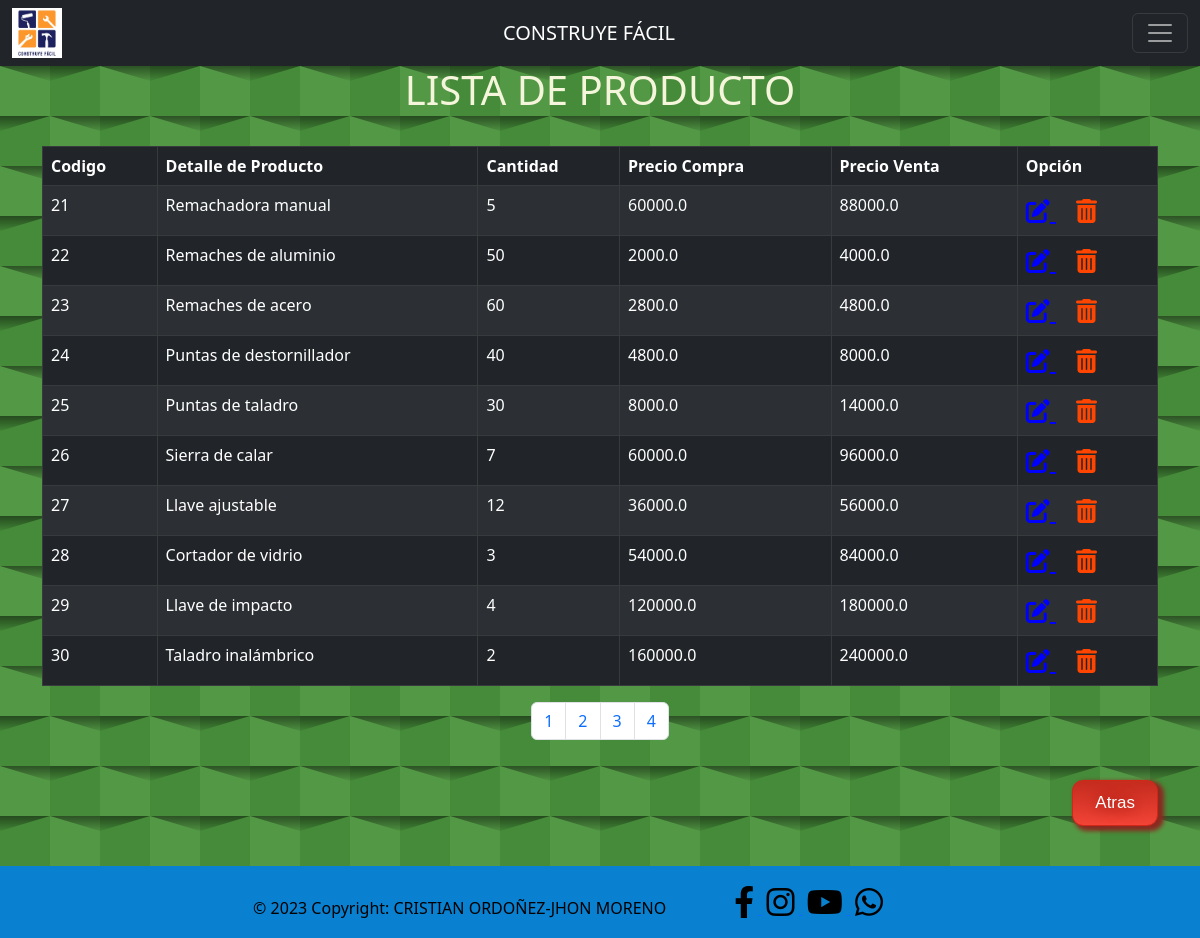
The page /productos/listar-productos/2 (signed in) on the database its author committed.
### tables this page shows
CREATE TABLE "producto" (
	"id_prod"	INTEGER,
	"det_prod"	TEXT,
	"cant_prod"	INTEGER,
	"precio_compra"	REAL,
	"precio_venta"	REAL,
	PRIMARY KEY("id_prod")
);

### productos/producto.py (the view)
@productos.route('/productos/listar-productos')
@productos.route('/productos/listar-productos/<int:page>')
def listar_prod(page=0):
    page = 10*page
    titulo="Listar Productos"
    try:
        dato=listar(tabla="producto",item=page)
        return render_template('listar_productos_u.html',dato=dato, titulo=titulo)
    except Exception:
        return abort(404)

### app.py (called while the page is built)
def get_locale():
    lugar , hora = locale.getdefaultlocale()
    return lugar

### controller.py (called while the page is built)
def dbacces(frase):
    conn = sqlite3.connect('dbFerreteria.db')
    cursor= conn.cursor()
    cursor.execute(frase)
    conn.commit()
    dato=cursor.fetchall()
    cursor.close
    return dato

def listar(tabla, item):
    listar=f'SELECT * FROM {tabla} LIMIT 10 OFFSET {item};'
    dato=dbacces(listar)
    return dato

### productos/producto.py (called while the page is built)
@productos.before_request
def validar_sesion():
    if 'rol' not in session:
        return redirect('/')

### productos/templates/listar_productos_u.html (shortened to what this page needs)
{% extends 'layout.html' %}
    {% block body %}
    <div class="fondo_listar_u">
        <h1 style="color: beige; text-align: center;">{{_('LISTA DE PRODUCTO')}}</h1>
        <div class="container">
            <br>
            <table class="table table-dark table-striped table-bordered" id="example">
                <thead style="background-color: orange; color: rgb(255, 255, 255);">
                    <th>{{_('Codigo')}}</th>
                    <th>{{_('Detalle de Producto')}}</th>
                    <th>{{_('Cantidad')}}</th>
                    <th>{{_('Precio Compra')}}</th>
                    <th>{{_('Precio Venta')}}</th>
                    <th>{{_('Opción')}}</th>
                </thead>
                <tbody>
                    {% for fila in dato %}
                    <tr>
                        {% for elem in fila %}
                        <td>{{elem}}</td>
                        {% endfor %}
                        <td>
                            <span style="font-size: 24px; margin-right: 20px;">
                                <a style="color: blue;" href=""> <i class="fas fa-edit"></i> </a>
                            </span>
                            <span style="font-size: 24px;">
                                <a  style="color: orangered;" href=""> <i class="fas fa-trash-alt"></i> </a>
                            </span>
                        </td>
                    </tr>
                    {% endfor %}
                </tbody>
            </table>
            <nav aria-label="Page navigation example">
                <ul class="pagination justify-content-center">
                    <li class="page-item"><a class="page-link" href="/productos/listar-productos/0">1</a></li>
                    <li class="page-item"><a class="page-link" href="/productos/listar-productos/1">2</a></li>
                    <li class="page-item"><a class="page-link" href="/productos/listar-productos/2">3</a></li>
                    <li class="page-item"><a class="page-link" href="/productos/listar-productos/3">4</a></li>
                </ul>
            </nav>
            <br>
            <div class="posicion">
                <a href="/productos" class="button_atras">{{_('Atras')}}</a>
            </div>
            <br>
        </div>
    </div>
    {% endblock body %}

### static/css/style.css (style rules this page uses)
.posicion { display: flex; justify-content: right; align-items: right; }
.button_atras { box-shadow: 4px 3px 4px 2px #8a2a21; background: linear-gradient( #c62d1f 5%, #f24437 100%); background-color: #c62d1f; border-radius: 11px; border: 1px solid #d02718; display: inline-block; cursor: pointer; color: white; font-family: Arial; font-size: 17px; padding: 9px 22px; text-decoration: none; text-shadow: 0px 1px 15px #810e05; }
.fondo_listar_u { width: 100%; height: 800px; background-color: #539945; }

### rows shown on the page
producto: fila "21" "5", det_prod "Remachadora manual", precio_compra "60000.0", precio_venta "88000.0"
producto: fila "22" "50", det_prod "Remaches de aluminio", precio_compra "2000.0", precio_venta "4000.0"
producto: fila "23" "60", det_prod "Remaches de acero", precio_compra "2800.0", precio_venta "4800.0"
producto: fila "24" "40", det_prod "Puntas de destornillador", precio_compra "4800.0", precio_venta "8000.0"
producto: fila "25" "30", det_prod "Puntas de taladro", precio_compra "8000.0", precio_venta "14000.0"
producto: fila "26" "7", det_prod "Sierra de calar", precio_compra "60000.0", precio_venta "96000.0"
producto: fila "27" "12", det_prod "Llave ajustable", precio_compra "36000.0", precio_venta "56000.0"
producto: fila "28" "3", det_prod "Cortador de vidrio", precio_compra "54000.0", precio_venta "84000.0"
producto: fila "29" "4", det_prod "Llave de impacto", precio_compra "120000.0", precio_venta "180000.0"
producto: fila "30" "2", det_prod "Taladro inalámbrico", precio_compra "160000.0", precio_venta "240000.0"
